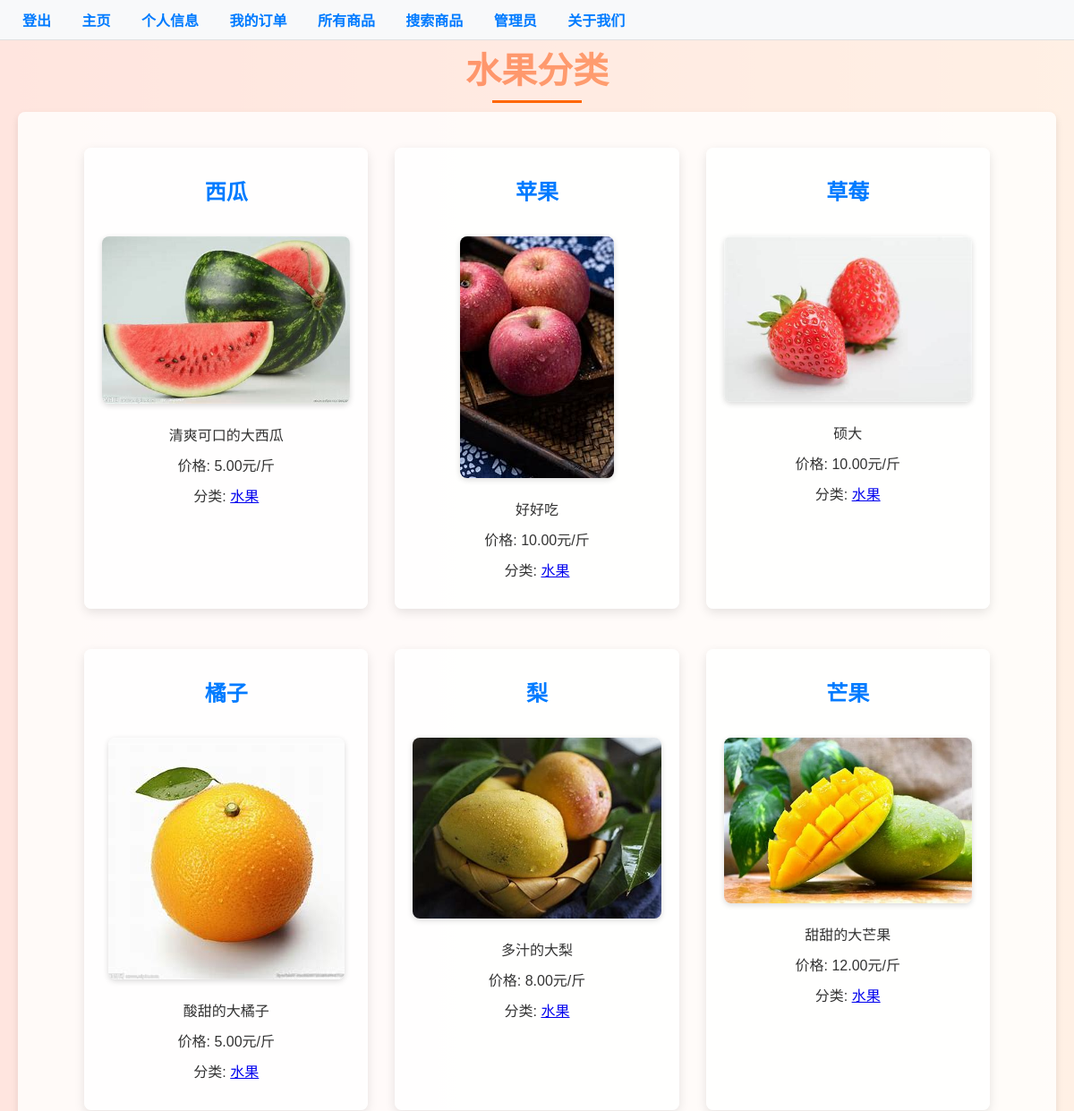
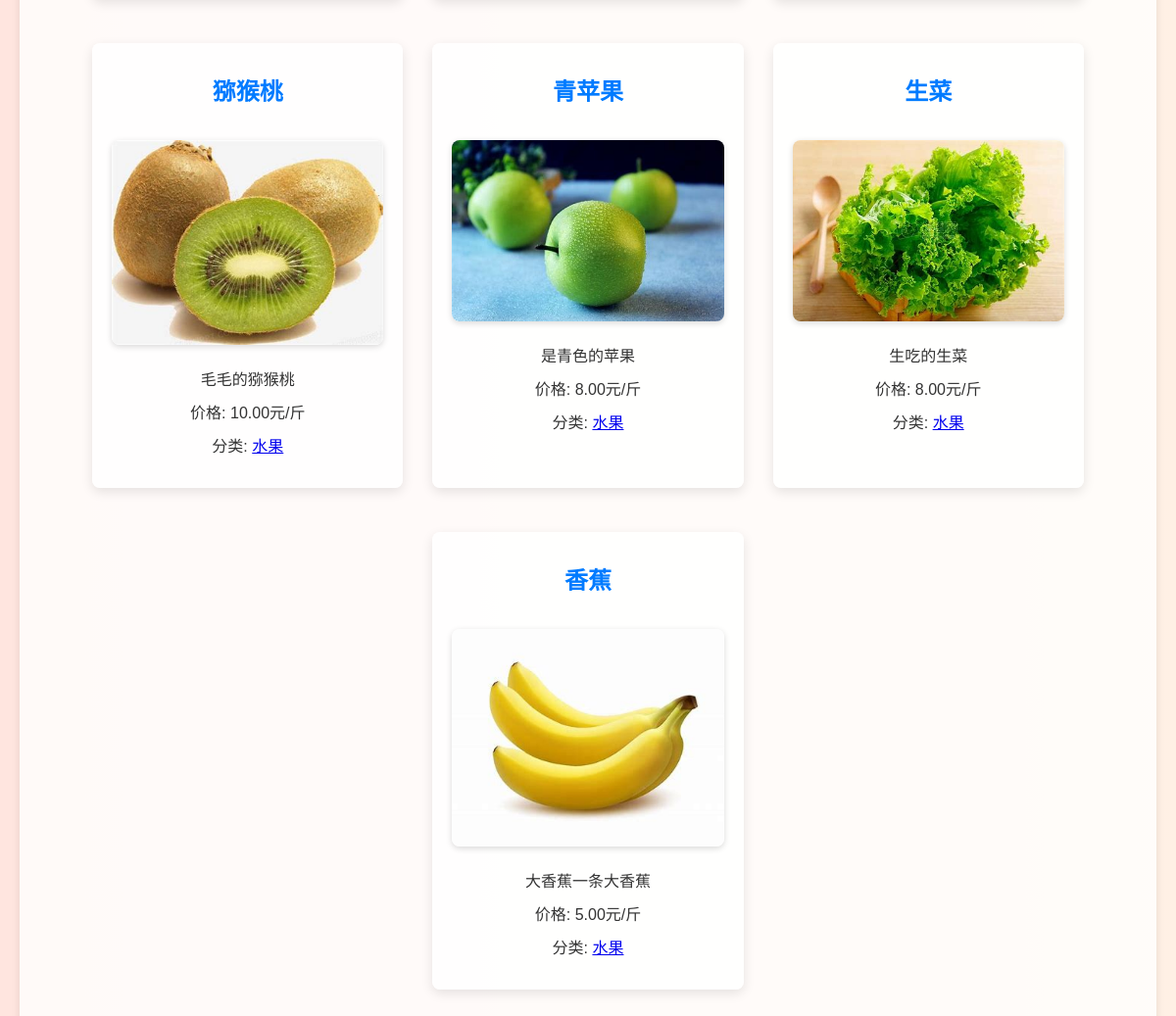
Page /category/1/ on the committed database (2 pictures, top to bottom).
### myapp/models.py (models this page shows, shortened)
class AgriculturalProduct(models.Model):
    name = models.CharField(max_length=200)
    description = models.TextField()
    image = models.ImageField(upload_to='products/', blank=True, null=True)  # 使用 ImageField
    price = models.DecimalField(max_digits=5, decimal_places=2)
    category = models.ForeignKey(Category, on_delete=models.CASCADE, blank=True, null=True)
    click_count = models.IntegerField(default=0)

class Category(models.Model):
    name = models.CharField(max_length=100, unique=True)
    description = models.TextField(blank=True)
    class Meta:
        verbose_name_plural = 'Categories'

### myapp/views.py (the view)
# urls.py: path('category/<int:pk>/', views.CategoryDetailView.as_view(), name='category_detail'),
class CategoryDetailView(DetailView):
    model = Category
    template_name = 'products/category_detail.html'
    context_object_name = 'category'
    def get_context_data(self, **kwargs):
        context = super().get_context_data(**kwargs)
        context['products'] = AgriculturalProduct.objects.filter(category=self.object)
        return context

### myapp/templates/products/category_detail.html (shortened to what this page needs)
<!DOCTYPE html>
<html lang="zh">
<head>
</head>
<body>
    <nav>
        <a href="/">登出</a>
        <a href="{% url 'recommendation' %}">主页</a>
        <a href="{% url 'profile' %}">个人信息</a>
        <a href="{% url 'my_orders' %}">我的订单</a>
        <a href="{% url 'product_list' %}">所有商品</a>
        <a href="{% url 'product_search' %}">搜索商品</a>
        <a href="{% url 'admin:index' %}">管理员</a>
        <a href="{% url 'about' %}">关于我们</a>
    </nav>
    <div class="container">
        <h1>{{ category.name }}分类</h1>
        {% if products %}
            {% include 'products/product_list_snippet.html' %}
        {% else %}
            <p>没有农产品展示</p>
        {% endif %}
    </div>
</body>
</html>

### myapp/templates/products/product_list_snippet.html (shortened to what this page needs)
<!DOCTYPE html>
<html lang="zh">
<head>
</head>
<body>
    <div class="container">
        <div class="product-list">
            {% for product in products %}
                <div class="product-item">
                    <h3><a href="{% url 'product_detail' pk=product.pk %}">{{ product.name }}</a></h3>
                    {% if product.image %}
                        <a href="{% url 'product_detail' pk=product.pk %}"><img src="{{ product.image.url }}" alt="{{ product.name }}"></a>
                    {% endif %}
                    <p>{{ product.description|truncatewords:50 }}</p>
                    <p>价格: {{ product.price }}元/斤</p>
                    <p>分类: <a href="{% url 'category_detail' pk=product.category.pk %}">{{ product.category.name }}</a></p>
                </div>
            {% empty %}
                <p>没有可用的产品。</p>
            {% endfor %}
        </div>
    </div>
</body>
</html>

### myapp/templates/products/category_detail.html (style rules this page uses)
nav { position: fixed; top: 0; left: 0; width: 100%; background-color: #f8f9fa; padding: 10px; border-bottom: 1px solid #e0e0e0; z-index: 1000; }
nav a { margin: 0 15px; text-decoration: none; color: #007bff; font-weight: bold; }
body { font-family: 'Arial', sans-serif; background: linear-gradient(to right, #ff7e5f, #feb47b); margin: 0; padding: 20px; color: #333; }
h1 { text-align: center; font-size: 2.5em; margin-bottom: 20px; text-transform: uppercase; font-weight: bold; background: linear-gradient(to right, #ff7e5f, #feb47b); -webkit-background-clip: text; background-clip: text; color: transparent; position: relative; }
h1::before { content: ''; position: absolute; bottom: -10px; left: 50%; width: 100px; height: 3px; background-color: #ff6600; transform: translateX(-50%); }
p { margin-bottom: 1em; }
.container { background-color: rgba(255, 255, 255, 0.8); padding: 20px; border-radius: 8px; box-shadow: 0 4px 8px rgba(0, 0, 0, 0.1); }
.product-list { margin-top: 20px; }
.product-item { background-color: #fff; padding: 15px; border-radius: 4px; margin-bottom: 15px; }
.product-item h3 { margin-top: 0; color: #007bff; }
.product-item img { max-width: 200px; max-height: 200px; margin-top: 10px; }
.product-item p { margin: 5px 0; }

### myapp/templates/products/product_list_snippet.html (style rules this page uses)
body { font-family: 'Arial', sans-serif; margin: 0; padding: 0; background: linear-gradient(to right, #ff7e5f, #feb47b); color: #333; display: flex; justify-content: center; }
.container { max-width: 1500px; width: 100%; padding: 20px; box-sizing: border-box; }
.product-list { display: flex; flex-wrap: wrap; gap: 30px; justify-content: center; }
.product-item { background: rgba(255, 255, 255, 0.9); padding: 20px; border-radius: 8px; box-shadow: 0 4px 12px rgba(0, 0, 0, 0.1); width: calc(31% - 30px); box-sizing: border-box; text-align: center; transition: transform 0.2s; }
.product-item h3 { margin-top: 10px; color: #007bff; font-size: 1.5em; }
.product-item h3 a { text-decoration: none; color: inherit; }
.product-item img { max-width: 100%; max-height: 300px; margin: 10px auto; border-radius: 8px; box-shadow: 0 2px 6px rgba(0, 0, 0, 0.15); transition: transform 0.2s; }
.product-item p { margin: 10px 0; line-height: 1.5; }

### rows in the picture
AgriculturalProduct: name "西瓜", image (picture), description "清爽可口的大西瓜", price "5.00", category.name "水果"
AgriculturalProduct: name "苹果", image (picture), description "好好吃", price "10.00", category.name "水果"
AgriculturalProduct: name "草莓", image (picture), description "硕大", price "10.00", category.name "水果"
AgriculturalProduct: name "橘子", image (picture), description "酸甜的大橘子", price "5.00", category.name "水果"
AgriculturalProduct: name "梨", image (picture), description "多汁的大梨", price "8.00", category.name "水果"
AgriculturalProduct: name "芒果", image (picture), description "甜甜的大芒果", price "12.00", category.name "水果"
AgriculturalProduct: name "猕猴桃", image (picture), description "毛毛的猕猴桃", price "10.00", category.name "水果"
AgriculturalProduct: name "青苹果", image (picture), description "是青色的苹果", price "8.00", category.name "水果"
AgriculturalProduct: name "生菜", image (picture), description "生吃的生菜", price "8.00", category.name "水果"
AgriculturalProduct: name "香蕉", image (picture), description "大香蕉一条大香蕉", price "5.00", category.name "水果"
